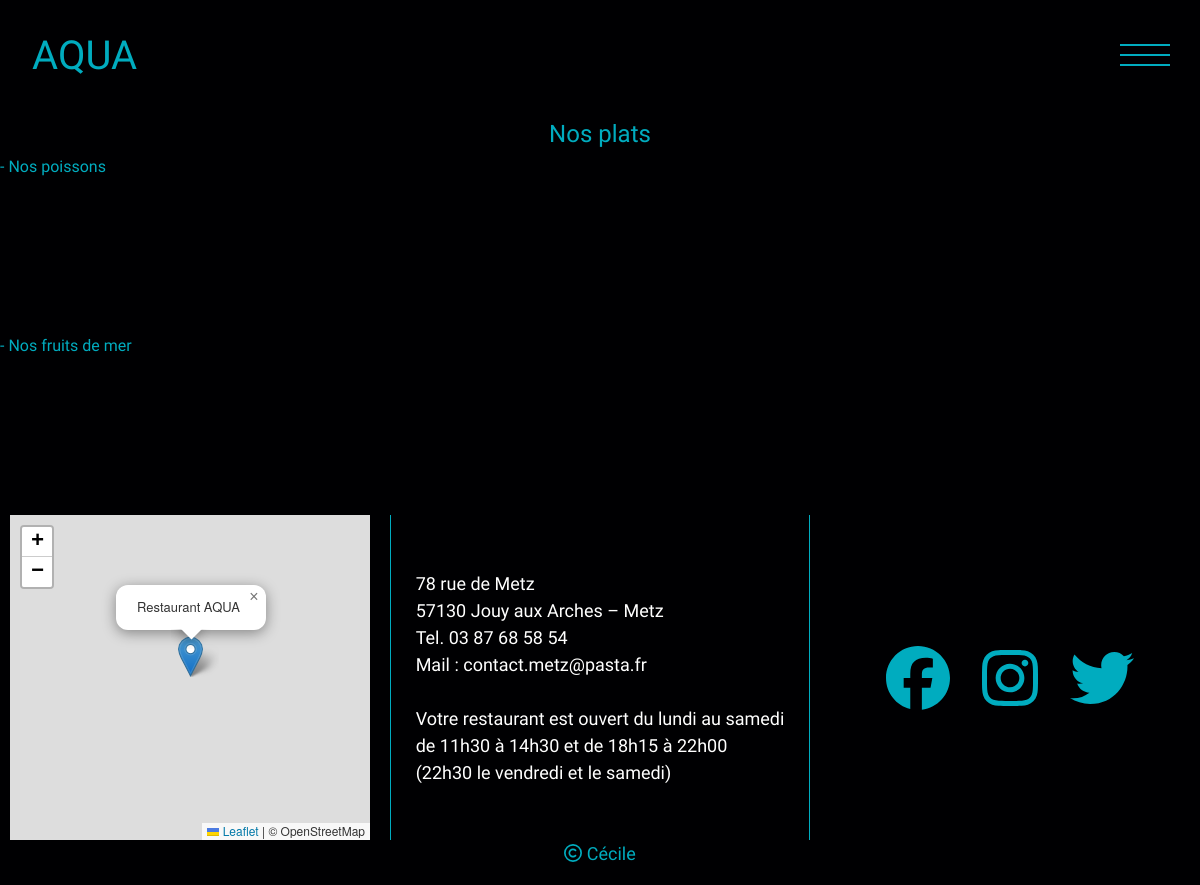
Page /index.php?page=2&category=2 on the committed database.
### tables this page shows
CREATE TABLE IF NOT EXISTS `category` (
  `id_cat` int(11) NOT NULL AUTO_INCREMENT,
  `name_cat` varchar(255) NOT NULL,
  PRIMARY KEY (`id_cat`)
);

CREATE TABLE IF NOT EXISTS `souscategory` (
  `id_sousCat` int(11) NOT NULL AUTO_INCREMENT,
  `name_sousCat` varchar(255) NOT NULL,
  `category_id` int(11) NOT NULL,
  PRIMARY KEY (`id_sousCat`),
  KEY `fk_category_id` (`category_id`)
);

### pages/carte.php (the view, shortened to what this page needs)
<?php
$id = $_GET['category'];
$queryC = "SELECT *
FROM  category
WHERE id_cat = :idCat";
$reqC = $bdd->prepare($queryC);
$reqC->bindValue(':idCat', $id, PDO::PARAM_STR);
$reqC->execute();
while ($dataC = $reqC->fetch()) {
?>
    <h4><?php echo "Nos " . $dataC['name_cat']; ?></h4>
    <?php
    $querySC = "SELECT *
    FROM  souscategory
    WHERE category_id =:idCat";
    $reqSC = $bdd->prepare($querySC);
    $reqSC->bindValue(':idCat', $dataC['id_cat'], PDO::PARAM_STR);
    $reqSC->execute();
    while ($dataSC = $reqSC->fetch()) {
    ?>
        <h6><?php echo "- " . $dataSC['name_sousCat']; ?></h6>
<?php
    }
}
?>

### assets/css/style.css (style rules this page uses)
:root { --main-color: #00acbf; --white-color: #fff; --black-color: #000002; --grey-color: #45424b; --title-font: "Moon Dance", cursive; --body-font: "Moulpali", cursive; --main-font-size: 18px; --btn-font-size: 20px; --title-font-size: 48px; --logo-font-size: 64px; --secondary-font-size: 24px; }
body { font-family: var(--body-font); font-size: var(--main-font-size); color: var(--main-color); background: var(--black-color); overflow-x: hidden; background-color: var(--black-color); }
h3, h4 { text-align: center; }

### rows in the picture
category: name_cat "plats"
souscategory: name_sousCat "Nos poissons"
souscategory: name_sousCat "Nos fruits de mer"
